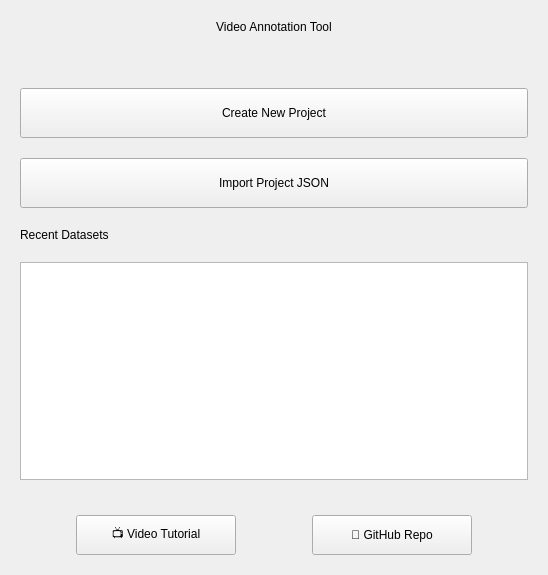
<?xml version="1.0" encoding="UTF-8"?>
<ui version="4.0">
 <class>welcome_page</class>
 <widget class="QWidget" name="welcome_page">
  <property name="geometry">
   <rect>
    <x>0</x>
    <y>0</y>
    <width>548</width>
    <height>575</height>
   </rect>
  </property>
  <layout class="QVBoxLayout" name="verticalLayout">
   <property name="spacing">
    <number>20</number>
   </property>
   <property name="leftMargin">
    <number>20</number>
   </property>
   <property name="topMargin">
    <number>20</number>
   </property>
   <property name="rightMargin">
    <number>20</number>
   </property>
   <property name="bottomMargin">
    <number>20</number>
   </property>
   <item>
    <layout class="QHBoxLayout" name="titleLayout">
     <property name="spacing">
      <number>15</number>
     </property>
     <item>
      <widget class="QLabel" name="welcome_title_lbl">
       <property name="text">
        <string>Video Annotation Tool</string>
       </property>
       <property name="alignment">
        <set>Qt::AlignmentFlag::AlignBottom|Qt::AlignmentFlag::AlignHCenter</set>
       </property>
      </widget>
     </item>
    </layout>
   </item>
   <item>
    <widget class="QLabel" name="logo_lbl">
     <property name="text">
      <string/>
     </property>
     <property name="alignment">
      <set>Qt::AlignmentFlag::AlignHCenter|Qt::AlignmentFlag::AlignTop</set>
     </property>
    </widget>
   </item>
   <item>
    <widget class="QPushButton" name="create_btn">
     <property name="minimumSize">
      <size>
       <width>200</width>
       <height>50</height>
      </size>
     </property>
     <property name="maximumSize">
      <size>
       <width>16777215</width>
       <height>50</height>
      </size>
     </property>
     <property name="cursor">
      <cursorShape>PointingHandCursor</cursorShape>
     </property>
     <property name="text">
      <string>Create New Project</string>
     </property>
     <property name="class" stdset="0">
      <string>welcome_action_btn</string>
     </property>
    </widget>
   </item>
   <item>
    <widget class="QPushButton" name="import_btn">
     <property name="minimumSize">
      <size>
       <width>200</width>
       <height>50</height>
      </size>
     </property>
     <property name="maximumSize">
      <size>
       <width>16777215</width>
       <height>50</height>
      </size>
     </property>
     <property name="cursor">
      <cursorShape>PointingHandCursor</cursorShape>
     </property>
     <property name="text">
      <string>Import Project JSON</string>
     </property>
     <property name="class" stdset="0">
      <string>welcome_action_btn</string>
     </property>
    </widget>
   </item>
   <item>
    <widget class="QLabel" name="welcome_recent_title_lbl">
     <property name="text">
      <string>Recent Datasets</string>
     </property>
     <property name="alignment">
      <set>Qt::AlignmentFlag::AlignLeft|Qt::AlignmentFlag::AlignVCenter</set>
     </property>
    </widget>
   </item>
   <item>
    <widget class="QListWidget" name="recent_projects_list">
     <property name="minimumSize">
      <size>
       <width>0</width>
       <height>120</height>
      </size>
     </property>
     <property name="editTriggers">
      <set>QAbstractItemView::EditTrigger::NoEditTriggers</set>
     </property>
     <property name="selectionBehavior">
      <enum>QAbstractItemView::SelectionBehavior::SelectRows</enum>
     </property>
     <property name="selectionMode">
      <enum>QAbstractItemView::SelectionMode::SingleSelection</enum>
     </property>
     <property name="uniformItemSizes">
      <bool>true</bool>
     </property>
    </widget>
   </item>
   <item>
    <spacer name="actionsSpacer">
     <property name="orientation">
      <enum>Qt::Orientation::Vertical</enum>
     </property>
     <property name="sizeType">
      <enum>QSizePolicy::Policy::Fixed</enum>
     </property>
     <property name="sizeHint" stdset="0">
      <size>
       <width>20</width>
       <height>15</height>
      </size>
     </property>
    </spacer>
   </item>
   <item>
    <layout class="QHBoxLayout" name="linksLayout">
     <property name="spacing">
      <number>20</number>
     </property>
     <item>
      <widget class="QPushButton" name="tutorial_btn">
       <property name="minimumSize">
        <size>
         <width>160</width>
         <height>40</height>
        </size>
       </property>
       <property name="maximumSize">
        <size>
         <width>160</width>
         <height>40</height>
        </size>
       </property>
       <property name="cursor">
        <cursorShape>PointingHandCursor</cursorShape>
       </property>
       <property name="text">
        <string>📺 Video Tutorial</string>
       </property>
       <property name="class" stdset="0">
        <string>welcome_secondary_btn</string>
       </property>
      </widget>
     </item>
     <item>
      <widget class="QPushButton" name="github_btn">
       <property name="minimumSize">
        <size>
         <width>160</width>
         <height>40</height>
        </size>
       </property>
       <property name="maximumSize">
        <size>
         <width>160</width>
         <height>40</height>
        </size>
       </property>
       <property name="cursor">
        <cursorShape>PointingHandCursor</cursorShape>
       </property>
       <property name="text">
        <string>🐙 GitHub Repo</string>
       </property>
       <property name="class" stdset="0">
        <string>welcome_secondary_btn</string>
       </property>
      </widget>
     </item>
    </layout>
   </item>
  </layout>
 </widget>
 <resources/>
 <connections/>
</ui>
